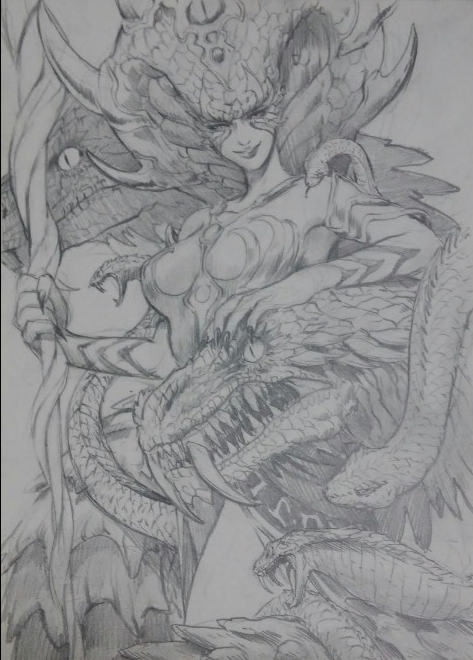
#> input picture Images_and_Videos/FanArtCompetition.jpg, 473 x 660 px
$ python histogram_2.py
#> lines starting #> are read from the running program, lines starting #| are printed output that depends on the picture; long printed decimals are rounded
import cv2 as cv
import numpy as np
from matplotlib import pyplot as plt


image = cv.imread("Images_and_Videos/FanArtCompetition.jpg")
#> image is the input picture: shape (660, 473, 3); mean B, G, R 144.3, 143.1, 142.6
gray = cv.cvtColor(image,cv.COLOR_BGR2GRAY)
#print(gray[250,450])
cv.imshow("gray",gray)
img = gray.shape
#> img = (660, 473)
print(img)
#| (660, 473)
pre_histogram = np.zeros(256)
w,h = gray.shape[:2]
#> w = 660; h = 473
#print(w*h)
image_1D = np.reshape(gray,(1,(w*h)))
#print(image_1D[0,200900])
#print(image_1D.shape)
for i in range (1,w*h):
	pre_histogram[image_1D[0,i]] += 1
#> after the loop, pre_histogram = 256 values, max 9575 at index 162, min 0 at index 2, mean 1219.4

#plt.plot(pre_histogram)

#print(pre_histogram[:])
normalized_histo = pre_histogram[:]/(w*h)
#> normalized_histo = 256 values, max 0.0307 at index 162, min 0 at index 2, mean 0.00391
#print(normalized_histo)
#print(normalized_histo[20],normalized_histo[255])
sum_histo = np.zeros(256)
for i in range (256):
    sum_histo[i] = sum(normalized_histo[0:i+1])
#> after the loop, sum_histo = 256 values from 0.000948 to 1

print(sum_histo[255])
#| 1

new_levels = np.uint8(255*sum_histo)
#> new_levels = 256 values from 0 to 254
print(new_levels[255])
#| 254
Histogram = np.round(new_levels)
#> Histogram = 256 values from 0 to 254
plt.plot(Histogram)
#plt.bar(Histogram,Histogram)
plt.show()
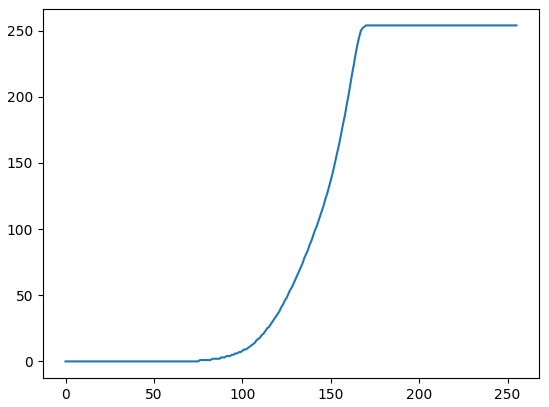
#> figure drawn by matplotlib, 1 panel; curve peaks at x = 170, y = 254

print(new_levels[gray[3,100]])
#| 194
# applying transfered values for each pixels
New_image = np.zeros(256)
# y = np.zeros_like(gray)
# for i in range (w*h):
# 	New_image[new_levels[image_1D[0,i]]] += 1


Y = np.zeros_like(gray)
for i in range(0, w):
	for j in range(0, h):
		Y[i, j] = new_levels[gray[i, j]]
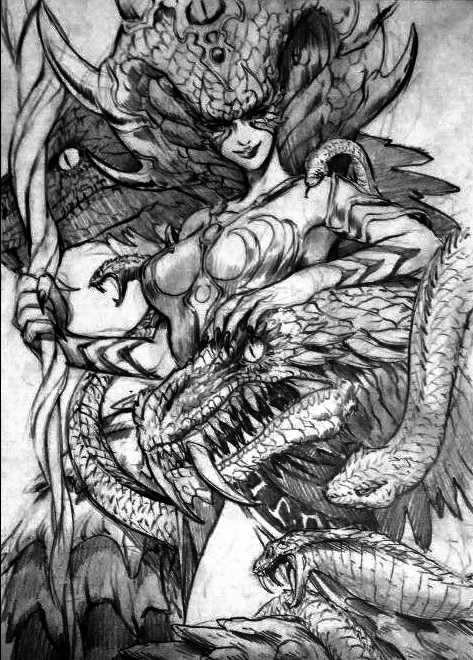
#> Y: shape (660, 473); min 0, max 254, mean 129.3

cv.imshow("Y",Y)


cv.waitKey(0)
